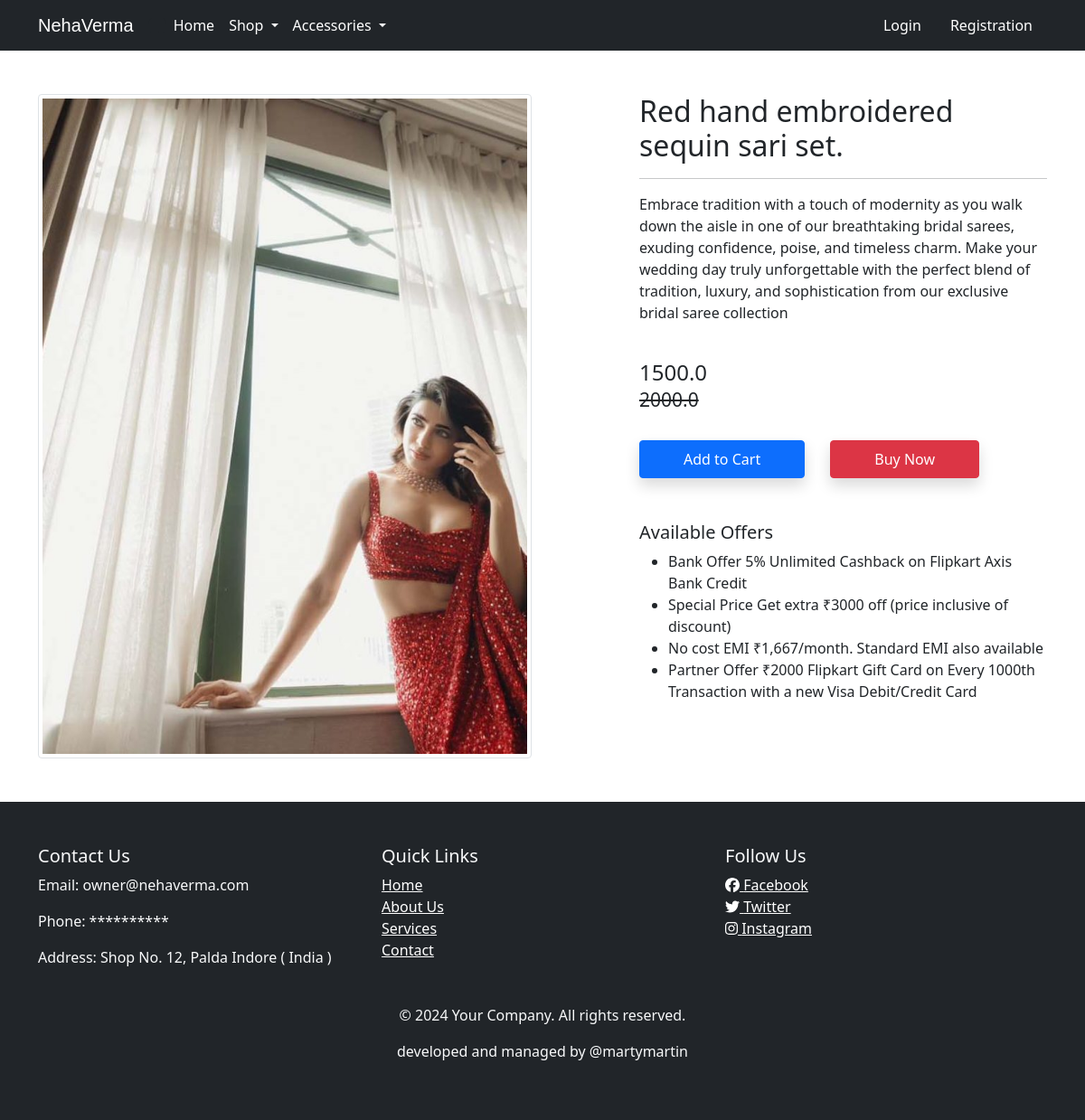
/product-detail/2/, run on the app's committed database.
### app/models.py (models this page shows, shortened)
class Product(models.Model):
    title = models.CharField(max_length=100)
    selling_price = models.FloatField()
    discounted_price = models.FloatField()
    description = models.TextField()
    brand = models.CharField(max_length=100)
    category = models.CharField(choices=CATEGORY_CHOICES,max_length=2)
    product_image=models.ImageField(upload_to='productimg')

### app/views.py (the view)
# urls.py: path('product-detail/<int:pk>/', views.ProductDetailView.as_view(), name='product-detail'),
class ProductDetailView(View):
 def get(self,request,pk):
  product = Product.objects.get(pk=pk)
  item_already_in_cart=False
  if request.user.is_authenticated:
    item_already_in_cart=Cart.objects.filter(Q(product=product.id) & Q(user=request.user)).exists()
  return render(request, 'app/productdetail.html',{'product':product,'item_already_in_cart':item_already_in_cart})

### app/templates/app/productdetail.html (shortened to what this page needs)
{% extends 'app/base.html' %}
{% load static %}
{% block main-content %}
<div class="container my-5">
 <div class="row">
  <div class="col-sm-6 text-center align-self-center">
   <img src="{{product.product_image.url}}" alt="" class="img-fluid img-thumbnail">
  </div>
  <div class="col-sm-5 offset-sm-1">
   <h2>{{product.title}}</h2>
   <hr>
   <p>{{product.description}}</p> <br>
   <h4>{{product.discounted_price}}<small class="fw-light text-decoration-line-through"><br>{{product.selling_price}}</small></h4> <br>
    {% if not request.user.is_authenticated %}
    <form action="/add-to-cart" class="d-inline">
        <button type="submit" class="btn btn-primary shadow px-5 py-2">Add to Cart</button>
        </form>
    {% endif %}
   <a href="{% url 'buy-now' %}" class="btn btn-danger shadow px-5 py-2 ms-4">Buy Now</a>
   <h5 class="mt-5">Available Offers</h5>
   <ul>
    <li>Bank Offer 5% Unlimited Cashback on Flipkart Axis Bank Credit</li>
    <li>Special Price Get extra ₹3000 off (price inclusive of discount)</li>
    <li>No cost EMI ₹1,667/month. Standard EMI also available</li>
    <li>Partner Offer ₹2000 Flipkart Gift Card on Every 1000th Transaction with a new Visa Debit/Credit Card</li>
   </ul>
  </div>
 </div>
</div>
{% endblock main-content %}

### data on the page
Product: product_image (picture), title "Red hand embroidered sequin sari set.", description "Embrace tradition with a touch of modernity as you walk down the aisle in one of our breathtaking bridal sarees, exuding confidence, poise, and timeless charm. Make your wedding day truly unforgettable with the perfect blend of tradition, luxury, and sophistication from our exclusive bridal saree collection", discounted_price "1500.0", selling_price "2000.0"
